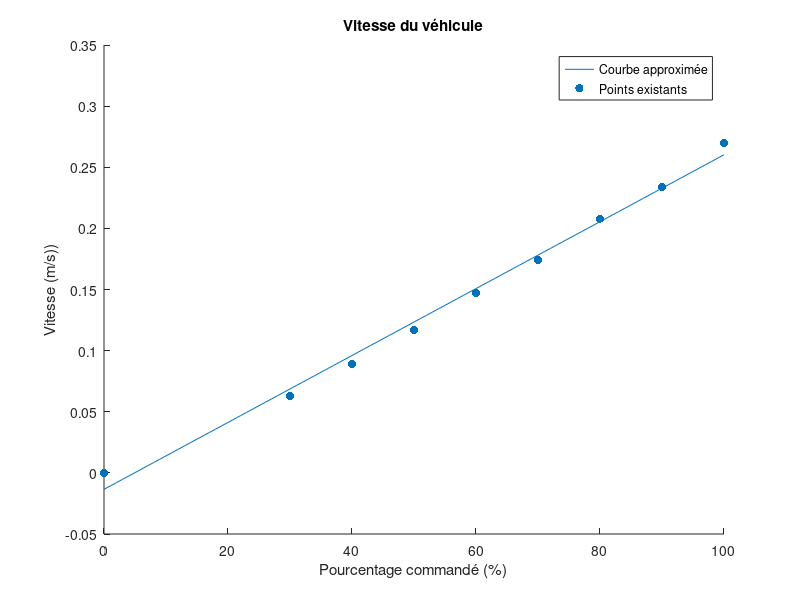
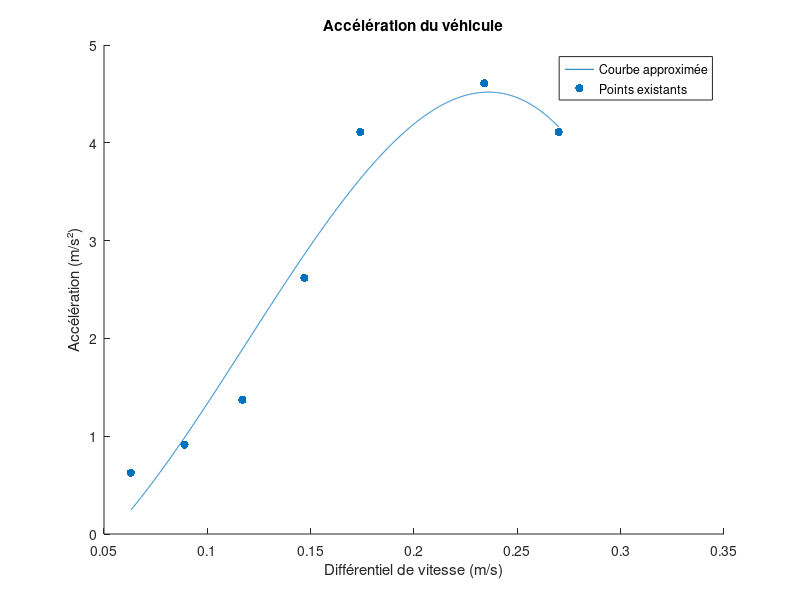

MATLAB code for these plots, in order:
%% Trajectoire

clear
clc
close all

% Vitesse

%Pourcentage	Vitesse (m/s)	Vitesse (m/s) selon courbe
%0	0	-0,012666667
%30	0,063	0,931333333
%40	0,089	1,246
%50	0,117	1,560666667
%60	0,147	1,875333333
%70	0,174	2,19
%80	0,208	2,504666667
%90	0,234	2,819333333
%100	0,27	3,134


x = [0 30 40 50 60 70 80 90 100];
y = [0 0.063 0.089 0.117 0.147 0.174 0.208 0.234 0.27];

pourcentage = 0:1:100;

N = length(x);

% Pour ce cas là, une ligne droite est la bonne chose à faire
% Donc 2 phis seulement

phi_1 = 1;
phi_2 = x;

P = [phi_1, phi_2(1);
     phi_1, phi_2(2);
     phi_1, phi_2(3);
     phi_1, phi_2(4);
     phi_1, phi_2(5);
     phi_1, phi_2(6);
     phi_1, phi_2(7);
     phi_1, phi_2(8);
     phi_1, phi_2(9);
];

Y = [y(1); y(2); y(3); y(4); y(5); y(6); y(7); y(8); y(9);];

A = pinv(P)*Y

y0 = A(1) + A(2)*pourcentage;

figure;
hold on;
plot(pourcentage,y0);
scatter(x, y,'filled');
hold off;

title('Vitesse du véhicule');
xlabel('Pourcentage commandé (%)');
ylabel('Vitesse (m/s))');
legend('Courbe approximée','Points existants');

% Accélération
%Pourcentage	Accélération (m/s2)	Vitesse (m/s)
%30	0,626	0,063
%40	0,9142	0,089
%50	1,371	0,117
%60	2,618	0,147
%70	4,11	0,174
%80	3,97	0,208
%90	4,608	0,234
%100	4,11	0,27

x = [0.063 0.089 0.117 0.147 0.174 0.234 0.27];
y = [0.626 0.9142 1.371 2.618 4.11 4.608 4.11];

vitesse = 0.063:0.0001:0.27

phi_1 = 1;
phi_2 = x;
phi_3 = x.^2;
phi_4 = x.^3;

P = [phi_1, phi_2(1), phi_3(1), phi_4(1);
     phi_1, phi_2(2), phi_3(2), phi_4(2);
     phi_1, phi_2(3), phi_3(3), phi_4(3);
     phi_1, phi_2(4), phi_3(4), phi_4(4);
     phi_1, phi_2(5), phi_3(5), phi_4(5);
     phi_1, phi_2(5), phi_3(6), phi_4(6);
     phi_1, phi_2(5), phi_3(7), phi_4(7);
];

Y = [y(1); y(2); y(3); y(4); y(5);y(6);y(7);];

A = pinv(P)*Y

y0 = A(1) + A(2)*vitesse + A(3)*vitesse.^2+ A(4)*vitesse.^3;
test = A(1) + A(2)*0.27 + A(3)*0.27^2+ A(4)*0.27^3;

figure;
hold on;
plot(vitesse,y0);
scatter(x, y,'filled');
hold off;

title('Accélération du véhicule');
xlabel('Différentiel de vitesse (m/s)');
ylabel('Accélération (m/s²)');
legend('Courbe approximée','Points existants');
